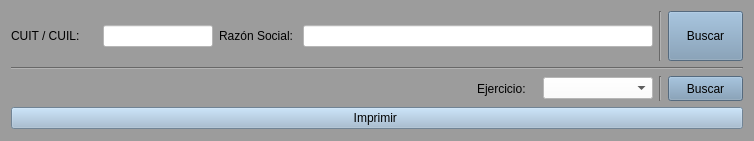
<?xml version="1.0" encoding="UTF-8"?>
<ui version="4.0">
 <class>form_reporte_sumas_y_saldos</class>
 <widget class="QWidget" name="form_reporte_sumas_y_saldos">
  <property name="geometry">
   <rect>
    <x>0</x>
    <y>0</y>
    <width>754</width>
    <height>141</height>
   </rect>
  </property>
  <property name="windowTitle">
   <string>Reporte Sumas y Saldos</string>
  </property>
  <property name="styleSheet">
   <string notr="true">font: 10pt &quot;Liberation Sans&quot;;
color: rgb(0, 0, 0);
background-color: rgb(156, 156, 156);
selection-background-color: rgb(164, 190, 221);
selection-color: rgb(0, 0, 0);</string>
  </property>
  <layout class="QGridLayout" name="gridLayout">
   <item row="0" column="0">
    <layout class="QHBoxLayout" name="horizontalLayout_2">
     <item>
      <layout class="QHBoxLayout" name="horizontalLayout_19">
       <item>
        <widget class="QLabel" name="label_17">
         <property name="text">
          <string>CUIT / CUIL: </string>
         </property>
        </widget>
       </item>
       <item>
        <widget class="QLineEdit" name="lne_cuit_2">
         <property name="minimumSize">
          <size>
           <width>110</width>
           <height>0</height>
          </size>
         </property>
         <property name="maximumSize">
          <size>
           <width>110</width>
           <height>16777215</height>
          </size>
         </property>
         <property name="styleSheet">
          <string notr="true">background-color: rgb(255, 255, 255);
color: rgb(0, 0, 0);</string>
         </property>
         <property name="text">
          <string/>
         </property>
        </widget>
       </item>
      </layout>
     </item>
     <item>
      <layout class="QHBoxLayout" name="horizontalLayout_20">
       <item>
        <widget class="QLabel" name="label_18">
         <property name="text">
          <string>Razón Social: </string>
         </property>
        </widget>
       </item>
       <item>
        <widget class="QLineEdit" name="lne_razon_social_2">
         <property name="minimumSize">
          <size>
           <width>350</width>
           <height>0</height>
          </size>
         </property>
         <property name="maximumSize">
          <size>
           <width>350</width>
           <height>16777215</height>
          </size>
         </property>
         <property name="styleSheet">
          <string notr="true">background-color: rgb(255, 255, 255);
color: rgb(0, 0, 0);</string>
         </property>
        </widget>
       </item>
      </layout>
     </item>
     <item>
      <widget class="Line" name="line_2">
       <property name="orientation">
        <enum>Qt::Vertical</enum>
       </property>
      </widget>
     </item>
     <item>
      <widget class="QPushButton" name="btn_buscar_2">
       <property name="minimumSize">
        <size>
         <width>75</width>
         <height>50</height>
        </size>
       </property>
       <property name="maximumSize">
        <size>
         <width>75</width>
         <height>50</height>
        </size>
       </property>
       <property name="styleSheet">
        <string notr="true">background-color: rgb(119, 149, 177);</string>
       </property>
       <property name="text">
        <string>Buscar</string>
       </property>
      </widget>
     </item>
    </layout>
   </item>
   <item row="1" column="0">
    <widget class="Line" name="line_3">
     <property name="orientation">
      <enum>Qt::Horizontal</enum>
     </property>
    </widget>
   </item>
   <item row="2" column="0">
    <layout class="QHBoxLayout" name="horizontalLayout">
     <item>
      <spacer name="horizontalSpacer_10">
       <property name="orientation">
        <enum>Qt::Horizontal</enum>
       </property>
       <property name="sizeHint" stdset="0">
        <size>
         <width>40</width>
         <height>20</height>
        </size>
       </property>
      </spacer>
     </item>
     <item>
      <widget class="QLabel" name="label_22">
       <property name="minimumSize">
        <size>
         <width>60</width>
         <height>0</height>
        </size>
       </property>
       <property name="maximumSize">
        <size>
         <width>75</width>
         <height>16777215</height>
        </size>
       </property>
       <property name="text">
        <string>Ejercicio:</string>
       </property>
      </widget>
     </item>
     <item>
      <widget class="QComboBox" name="cbx_ejercicio_2">
       <property name="minimumSize">
        <size>
         <width>110</width>
         <height>0</height>
        </size>
       </property>
       <property name="maximumSize">
        <size>
         <width>110</width>
         <height>16777215</height>
        </size>
       </property>
       <property name="styleSheet">
        <string notr="true">background-color: rgb(255, 255, 255);
color: rgb(0, 0, 0);</string>
       </property>
      </widget>
     </item>
     <item>
      <widget class="Line" name="line_5">
       <property name="orientation">
        <enum>Qt::Vertical</enum>
       </property>
      </widget>
     </item>
     <item>
      <widget class="QPushButton" name="btn_buscar_asiento_2">
       <property name="minimumSize">
        <size>
         <width>75</width>
         <height>25</height>
        </size>
       </property>
       <property name="maximumSize">
        <size>
         <width>75</width>
         <height>25</height>
        </size>
       </property>
       <property name="styleSheet">
        <string notr="true">background-color: rgb(119, 149, 177);</string>
       </property>
       <property name="text">
        <string>Buscar</string>
       </property>
      </widget>
     </item>
    </layout>
   </item>
   <item row="3" column="0">
    <widget class="QPushButton" name="btn_imprimir">
     <property name="styleSheet">
      <string notr="true">background-color: rgb(158, 185, 209);</string>
     </property>
     <property name="text">
      <string>Imprimir </string>
     </property>
    </widget>
   </item>
  </layout>
 </widget>
 <tabstops>
  <tabstop>lne_cuit_2</tabstop>
  <tabstop>lne_razon_social_2</tabstop>
  <tabstop>btn_buscar_2</tabstop>
  <tabstop>cbx_ejercicio_2</tabstop>
  <tabstop>btn_buscar_asiento_2</tabstop>
  <tabstop>btn_imprimir</tabstop>
 </tabstops>
 <resources/>
 <connections/>
</ui>
